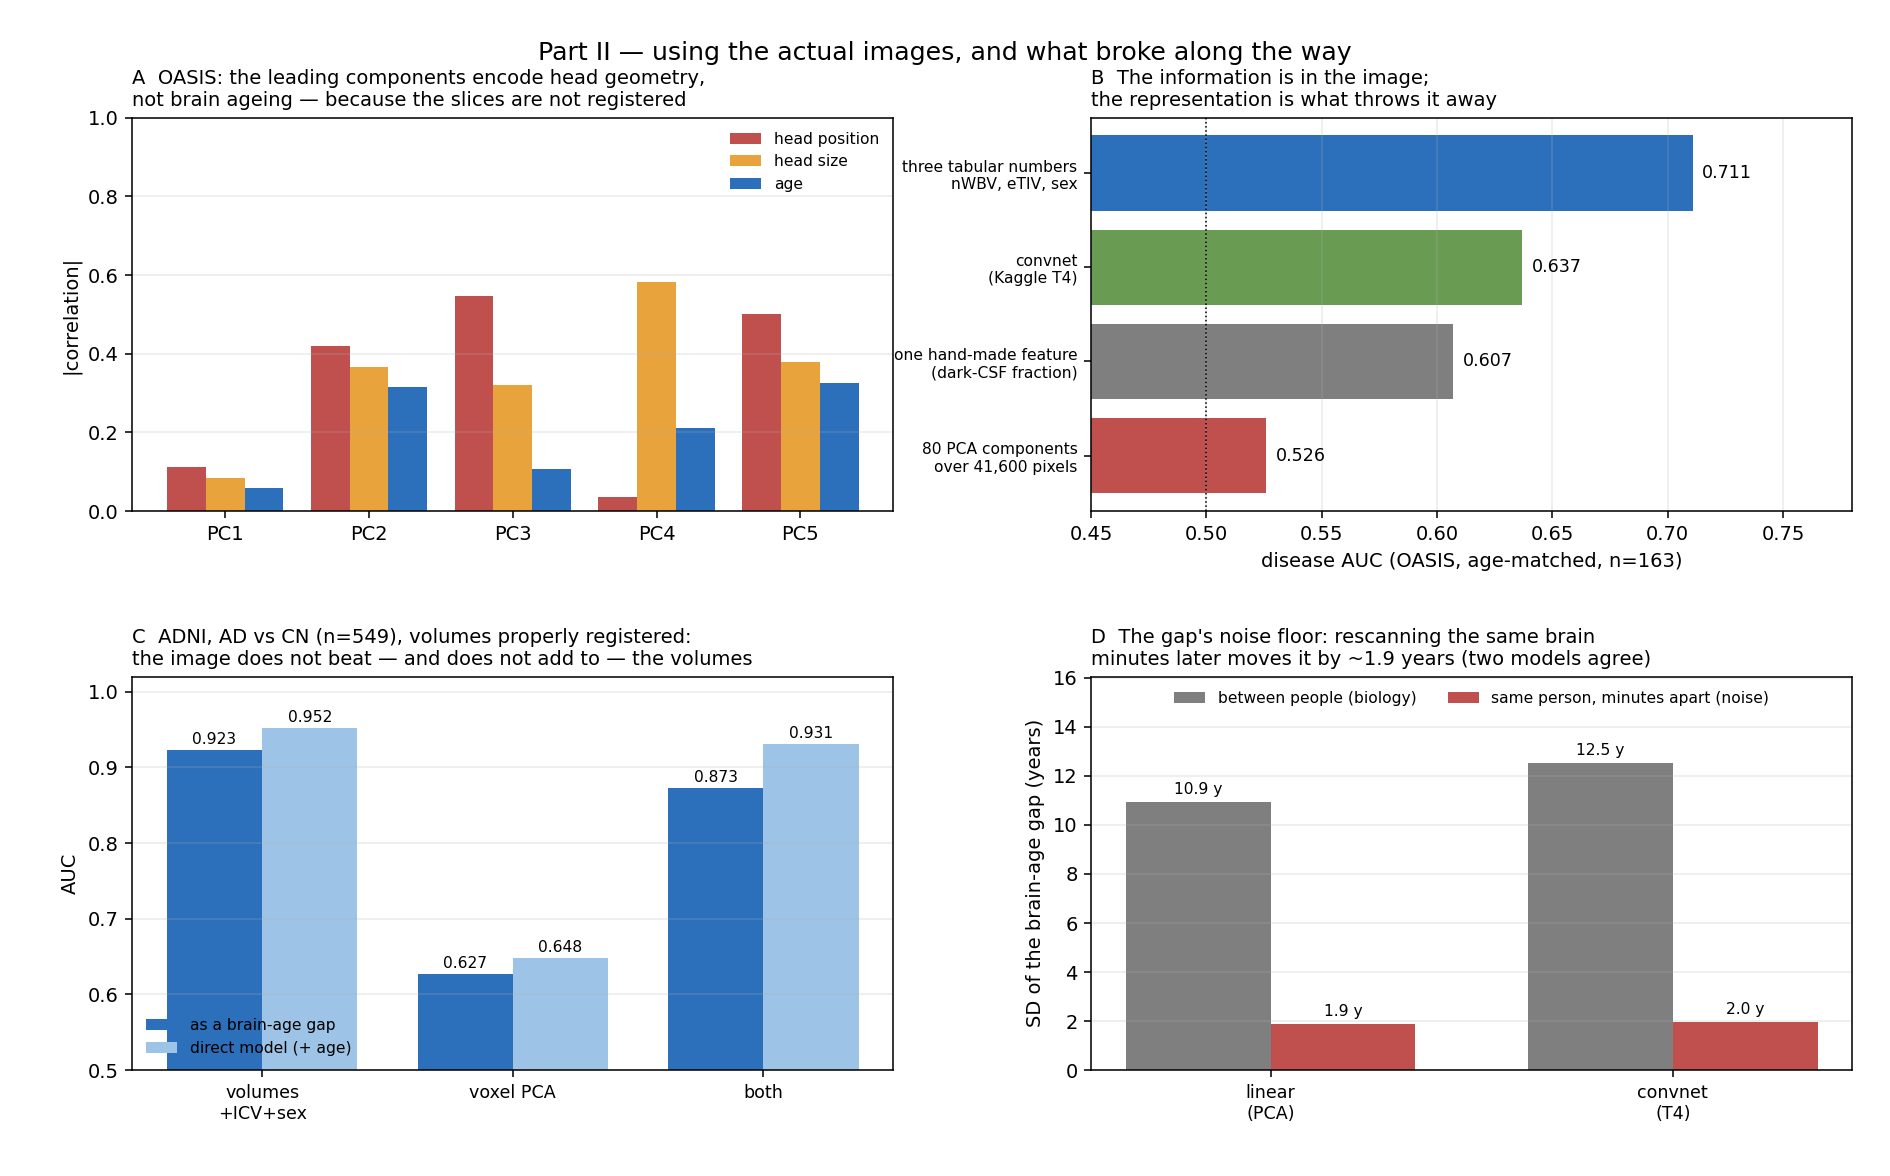

The script that saved this image:
#!/usr/bin/env python
# -*- coding: utf-8 -*-
"""Figure for Part II: what happened when we finally used the images."""

import os

import matplotlib
matplotlib.use("Agg")
import matplotlib.pyplot as plt
import numpy as np
import pandas as pd
from scipy import ndimage
from sklearn.decomposition import PCA
from sklearn.preprocessing import StandardScaler

OUT = r"C:\Users\Sibetalaee\Desktop\PhD\Brain Age Estimation\pilot"
NL, H, W = 13, 40, 80
BG = 0.25
C1, C2, C3 = "#2c6fbb", "#c0504d", "#7f7f7f"


def oasis_geometry():
    c = np.load(os.path.join(OUT, "oasis_img_cache.npz"), allow_pickle=True)
    acq = pd.DataFrame(dict(subject=c["subject"]))
    o = acq.groupby("subject").indices
    subs = sorted(o)
    Xs = np.stack([c["X"][o[s]].mean(0) for s in subs])
    idx = pd.read_csv(os.path.join(OUT, "images_index.csv"))
    meta = idx.groupby("subject").first().reset_index()
    meta = pd.DataFrame(dict(subject=subs)).merge(meta, on="subject", how="left")
    V = Xs.reshape(-1, NL, H, W)[:, NL // 2]
    g = []
    for im in V:
        m = im > BG
        cy, cx = ndimage.center_of_mass(m)
        g.append([cx, cy, m.sum()])
    g = np.array(g)
    Z = PCA(n_components=6, random_state=0).fit_transform(
        StandardScaler().fit_transform(Xs))
    age = meta.Age.values.astype(float)
    rows = []
    for i in range(5):
        rows.append([abs(np.corrcoef(Z[:, i], g[:, 0])[0, 1]),
                     abs(np.corrcoef(Z[:, i], g[:, 2])[0, 1]),
                     abs(np.corrcoef(Z[:, i], age)[0, 1])])
    return np.array(rows)


def main():
    fig = plt.figure(figsize=(13.5, 8.4))
    gs = fig.add_gridspec(2, 2, hspace=0.42, wspace=0.26,
                          left=0.07, right=0.98, top=0.90, bottom=0.09)

    # ---- A: what the components actually encode
    ax = fig.add_subplot(gs[0, 0])
    R = oasis_geometry()
    x = np.arange(5)
    w = 0.27
    ax.bar(x - w, R[:, 0], w, label="head position", color=C2)
    ax.bar(x, R[:, 1], w, label="head size", color="#e8a33d")
    ax.bar(x + w, R[:, 2], w, label="age", color=C1)
    ax.set_xticks(x)
    ax.set_xticklabels([f"PC{i+1}" for i in range(5)])
    ax.set_ylabel("|correlation|")
    ax.set_title("A  OASIS: the leading components encode head geometry,\n"
                 "not brain ageing — because the slices are not registered",
                 fontsize=10, loc="left")
    ax.legend(fontsize=8, frameon=False)
    ax.set_ylim(0, 1)
    ax.grid(axis="y", alpha=.25)

    # ---- B: the representation ladder
    ax = fig.add_subplot(gs[0, 1])
    names = ["80 PCA components\nover 41,600 pixels", "one hand-made feature\n(dark-CSF fraction)",
             "convnet\n(Kaggle T4)", "three tabular numbers\nnWBV, eTIV, sex"]
    vals = [0.526, 0.607, 0.637, 0.711]
    cols = [C2, C3, "#6a9b53", C1]
    b = ax.barh(range(4), vals, color=cols)
    ax.set_yticks(range(4))
    ax.set_yticklabels(names, fontsize=8)
    ax.set_xlim(0.45, 0.78)
    ax.axvline(0.5, color="k", lw=.8, ls=":")
    for i, v in enumerate(vals):
        ax.text(v + .004, i, f"{v:.3f}", va="center", fontsize=9)
    ax.set_xlabel("disease AUC (OASIS, age-matched, n=163)")
    ax.set_title("B  The information is in the image;\n"
                 "the representation is what throws it away",
                 fontsize=10, loc="left")
    ax.grid(axis="x", alpha=.25)

    # ---- C: ADNI, registered, larger
    ax = fig.add_subplot(gs[1, 0])
    arms = ["volumes\n+ICV+sex", "voxel PCA", "both"]
    ad_gap = [0.923, 0.627, 0.873]
    ad_dir = [0.952, 0.648, 0.931]
    x = np.arange(3)
    ax.bar(x - 0.19, ad_gap, 0.38, label="as a brain-age gap", color=C1)
    ax.bar(x + 0.19, ad_dir, 0.38, label="direct model (+ age)", color="#9dc3e6")
    for i in range(3):
        ax.text(x[i] - 0.19, ad_gap[i] + .008, f"{ad_gap[i]:.3f}", ha="center", fontsize=8)
        ax.text(x[i] + 0.19, ad_dir[i] + .008, f"{ad_dir[i]:.3f}", ha="center", fontsize=8)
    ax.set_xticks(x)
    ax.set_xticklabels(arms, fontsize=9)
    ax.set_ylim(0.5, 1.02)
    ax.set_ylabel("AUC")
    ax.legend(fontsize=8, frameon=False, loc="lower left")
    ax.set_title("C  ADNI, AD vs CN (n=549), volumes properly registered:\n"
                 "the image does not beat — and does not add to — the volumes",
                 fontsize=10, loc="left")
    ax.grid(axis="y", alpha=.25)

    # ---- D: test-retest
    ax = fig.add_subplot(gs[1, 1])
    lab = ["linear\n(PCA)", "convnet\n(T4)"]
    win = [1.89, 1.98]
    bet = [10.95, 12.54]
    x = np.arange(2)
    ax.bar(x - 0.18, bet, 0.36, color=C3, label="between people (biology)")
    ax.bar(x + 0.18, win, 0.36, color=C2, label="same person, minutes apart (noise)")
    for i in range(2):
        ax.text(x[i] - 0.18, bet[i] + .3, f"{bet[i]:.1f} y", ha="center", fontsize=8)
        ax.text(x[i] + 0.18, win[i] + .3, f"{win[i]:.1f} y", ha="center", fontsize=8)
    ax.set_xticks(x)
    ax.set_xticklabels(lab, fontsize=9)
    ax.set_ylabel("SD of the brain-age gap (years)")
    ax.set_ylim(0, max(bet) * 1.28)
    ax.legend(fontsize=8, frameon=False, loc="upper center", ncol=2)
    ax.set_title("D  The gap's noise floor: rescanning the same brain\n"
                 "minutes later moves it by ~1.9 years (two models agree)",
                 fontsize=10, loc="left")
    ax.grid(axis="y", alpha=.25)

    fig.suptitle("Part II — using the actual images, and what broke along the way",
                 fontsize=13, y=0.965)
    p = os.path.join(OUT, "fig17_images.png")
    fig.savefig(p, dpi=140)
    print("saved ->", p)


if __name__ == "__main__":
    main()
